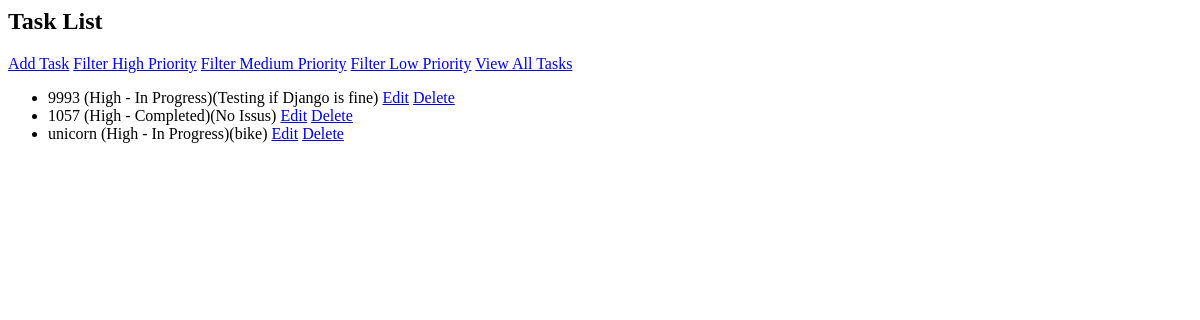
The app's page /tasks/filter/High/, older data.
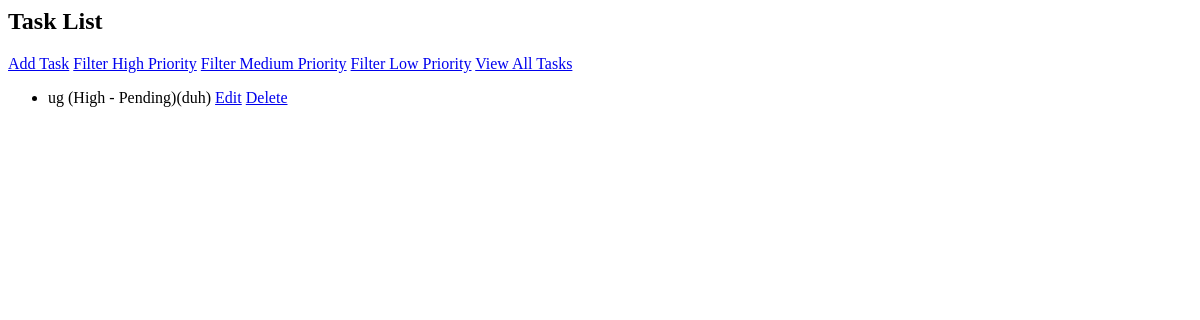
The same page, newer data.
### tasks/models.py (models this page shows, shortened)
class Task(models.Model):
    PRIORITY_CHOICES = [
        ('High', 'High'),
        ('Medium', 'Medium'),
        ('Low', 'Low')
    ]
    STATUS_CHOICES = [
        ('Pending', 'Pending'),
        ('In Progress', 'In Progress'),
        ('Completed', 'Completed')
    ]
    title = models.CharField(max_length=100)
    description = models.TextField()
    priority = models.CharField(max_length=6, choices=PRIORITY_CHOICES)
    status = models.CharField(max_length=12, choices=STATUS_CHOICES)

### tasks/views.py (the view)
# urls.py: path('filter/<str:priority>/', views.filter_tasks_by_priority, name='filter_tasks_by_priority'),
def filter_tasks_by_priority(request, priority):
    tasks = task_manager.filter_tasks_by_priority(priority)
    return render(request, 'tasks/task_list.html', {'tasks': tasks})

### tasks/services.py (called while the page is built)
    def filter_tasks_by_priority(self, priority):
        return Task.objects.filter(priority=priority)

### tasks/templates/tasks/task_list.html
<h2>Task List</h2>
<a href="{% url 'add_task' %}">Add Task</a>
<a href="{% url 'filter_tasks_by_priority' 'High' %}">Filter High Priority</a>
<a href="{% url 'filter_tasks_by_priority' 'Medium' %}">Filter Medium Priority</a>
<a href="{% url 'filter_tasks_by_priority' 'Low' %}">Filter Low Priority</a>
<a href="{% url 'view_all_tasks' %}">View All Tasks</a>
<ul>
    {% for task in tasks %}
        <li>
            {{ task.title }} ({{ task.priority }} - {{ task.status }})({{ task.description }})
            <a href="{% url 'edit_task' task.id %}">Edit</a>
            <a href="{% url 'delete_task' task.id %}">Delete</a>
        </li>
    {% endfor %}
</ul>

Row changes from the older to the newer data that the page shows:
no longer on this page (row edited): Task: title "9993", priority "High", status "In Progress", description "Testing if Django is fine"
no longer on this page (row edited): Task: title "1057", priority "High", status "Completed", description "No Issus"
no longer on this page (row edited): Task: title "unicorn", priority "High", status "In Progress", description "bike"
added Task: title "ug", priority "High", status "Pending", description "duh"
